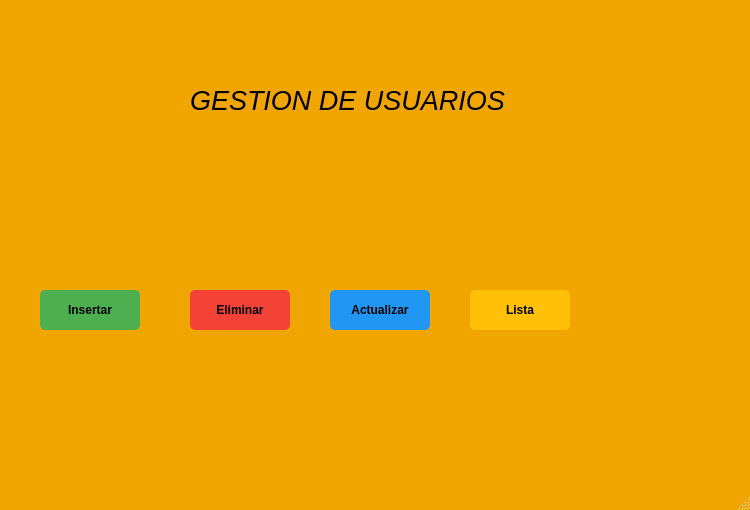
<?xml version="1.0" encoding="UTF-8"?>
<ui version="4.0">
 <class>MainWindow</class>
 <widget class="QMainWindow" name="MainWindow">
  <property name="geometry">
   <rect>
    <x>0</x>
    <y>0</y>
    <width>750</width>
    <height>510</height>
   </rect>
  </property>
  <property name="windowTitle">
   <string>Usuarios</string>
  </property>
  <property name="styleSheet">
   <string notr="true">
      QMainWindow{
        background-color: #F0A500;
      }
     </string>
  </property>
  <widget class="QWidget" name="centralwidget">
   <widget class="QLabel" name="label">
    <property name="geometry">
     <rect>
      <x>0</x>
      <y>0</y>
      <width>800</width>
      <height>600</height>
     </rect>
    </property>
    <property name="pixmap">
     <pixmap>roles.png</pixmap>
    </property>
   </widget>
   <widget class="QPushButton" name="btn_insertar">
    <property name="geometry">
     <rect>
      <x>40</x>
      <y>290</y>
      <width>100</width>
      <height>40</height>
     </rect>
    </property>
    <property name="font">
     <font>
      <family>MS Shell Dlg 2</family>
      <weight>75</weight>
      <italic>false</italic>
      <bold>true</bold>
      <underline>false</underline>
      <strikeout>false</strikeout>
     </font>
    </property>
    <property name="styleSheet">
     <string notr="true">
      QPushButton {
        background-color: #4CAF50;
        color: black;
        border: none;
        border-radius: 5px;
        padding: 10px;
      }
      QPushButton:hover {
        background-color: #45a049;
      }
     </string>
    </property>
    <property name="text">
     <string>Insertar</string>
    </property>
   </widget>
   <widget class="QPushButton" name="btn_eliminar">
    <property name="geometry">
     <rect>
      <x>190</x>
      <y>290</y>
      <width>100</width>
      <height>40</height>
     </rect>
    </property>
    <property name="font">
     <font>
      <weight>75</weight>
      <bold>true</bold>
     </font>
    </property>
    <property name="styleSheet">
     <string notr="true">
      QPushButton {
        background-color: #f44336;
        color: black;
        border: none;
        border-radius: 5px;
        padding: 10px;
      }
      QPushButton:hover {
        background-color: #e53935;
      }
     </string>
    </property>
    <property name="text">
     <string>Eliminar</string>
    </property>
   </widget>
   <widget class="QPushButton" name="btn_actualizar">
    <property name="geometry">
     <rect>
      <x>330</x>
      <y>290</y>
      <width>100</width>
      <height>40</height>
     </rect>
    </property>
    <property name="font">
     <font>
      <weight>75</weight>
      <bold>true</bold>
     </font>
    </property>
    <property name="styleSheet">
     <string notr="true">
      QPushButton {
        background-color: #2196F3;
        color: black;
        border: none;
        border-radius: 5px;
        padding: 10px;
      }
      QPushButton:hover {
        background-color: #1e88e5;
      }
     </string>
    </property>
    <property name="text">
     <string>Actualizar</string>
    </property>
   </widget>
   <widget class="QPushButton" name="btn_listar">
    <property name="geometry">
     <rect>
      <x>470</x>
      <y>290</y>
      <width>100</width>
      <height>40</height>
     </rect>
    </property>
    <property name="font">
     <font>
      <weight>75</weight>
      <bold>true</bold>
     </font>
    </property>
    <property name="styleSheet">
     <string notr="true">
      QPushButton {
        background-color: #FFC107;
        color: black;
        border: none;
        border-radius: 5px;
        padding: 10px;
      }
      QPushButton:hover {
        background-color: #ffb300;
      }
     </string>
    </property>
    <property name="text">
     <string>Lista</string>
    </property>
   </widget>
   <widget class="QLabel" name="label_2">
    <property name="geometry">
     <rect>
      <x>190</x>
      <y>80</y>
      <width>341</width>
      <height>41</height>
     </rect>
    </property>
    <property name="font">
     <font>
      <family>MS Sans Serif</family>
      <pointsize>20</pointsize>
      <italic>true</italic>
     </font>
    </property>
    <property name="text">
     <string>GESTION DE USUARIOS</string>
    </property>
   </widget>
  </widget>
  <widget class="QMenuBar" name="menubar">
   <property name="geometry">
    <rect>
     <x>0</x>
     <y>0</y>
     <width>750</width>
     <height>21</height>
    </rect>
   </property>
  </widget>
  <widget class="QStatusBar" name="statusbar"/>
 </widget>
 <resources/>
 <connections/>
</ui>
